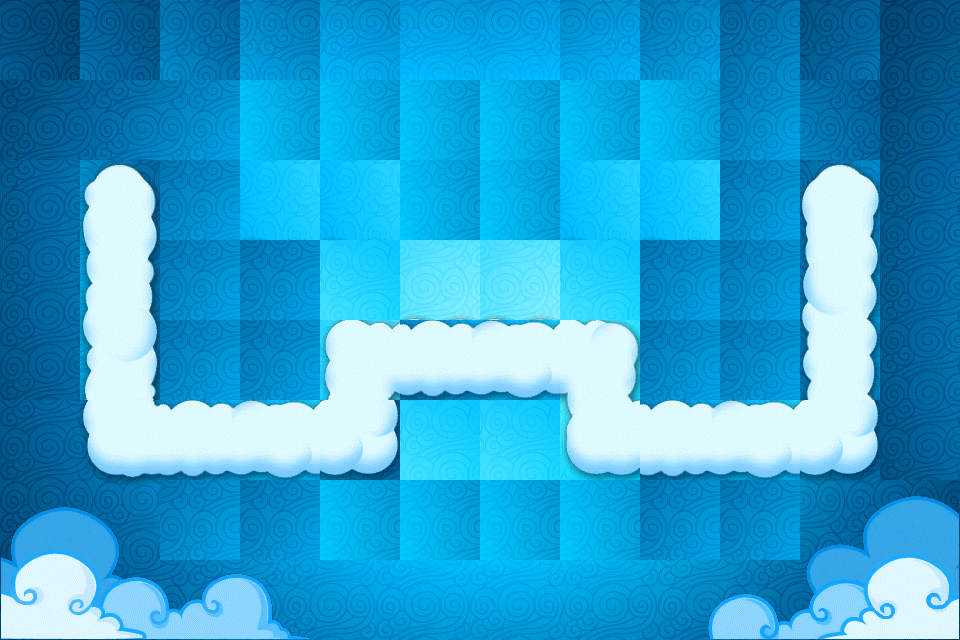

The image is a tile-based game level rendered from a .tmx file. Its description and complete source (layers, tilesets, objects, tile grids) follow:
An orthogonal 12x8 tile map with 80x80 px tiles, 2 tile layers (bg, path) and 18 objects (17, 16, 15, 14, 13, ...).

<map version="1.10" tiledversion="1.11.0" orientation="orthogonal" renderorder="right-down" width="12" height="8" tilewidth="80" tileheight="80" infinite="0" nextlayerid="4" nextobjectid="26">
 <tileset firstgid="1" source="level1.tsx" />
 <layer id="1" name="bg" width="12" height="8">
  <data encoding="csv">
89,81,73,65,57,49,41,33,25,17,9,1,
2,10,18,76,76,76,76,76,76,18,82,2,
4,18,18,29,29,76,76,29,29,18,18,3,
5,18,18,18,59,44,44,59,18,18,18,4,
6,18,18,18,18,18,18,18,18,18,18,5,
6,18,18,18,76,59,59,76,18,18,18,6,
7,15,18,18,76,76,76,76,18,18,87,95,
8,16,24,32,40,48,56,64,72,80,88,96
</data>
 </layer>
 <layer id="2" name="path" width="12" height="8">
  <data encoding="csv">
0,0,0,0,0,0,0,0,0,0,0,0,
0,0,0,0,0,0,0,0,0,0,0,0,
0,83,0,0,0,0,0,0,0,0,11,0,
0,84,0,0,0,0,0,0,0,0,12,0,
0,85,0,0,37,22,30,61,0,0,13,0,
0,14,22,30,86,0,0,62,22,30,86,0,
0,0,0,0,0,0,0,0,0,0,0,0,
0,0,0,0,0,0,0,0,0,0,0,0
</data>
 </layer>
 <objectgroup id="3" name="ava_path">
  <object id="1" name="17" x="840.952" y="204.182" />
  <object id="2" name="16" x="839.798" y="282.624" />
  <object id="4" name="15" x="837.491" y="358.76" />
  <object id="5" name="14" x="836.337" y="436.049" />
  <object id="6" name="13" x="752.127" y="440.663" />
  <object id="7" name="12" x="678.298" y="441.817" />
  <object id="9" name="11" x="603.317" y="436.049" />
  <object id="10" name="10" x="597.549" y="365.681" />
  <object id="11" name="9" x="521.413" y="358.76" />
  <object id="12" name="8" x="445.278" y="356.453" />
  <object id="15" name="7" x="365.681" y="358.76" />
  <object id="16" name="6" x="362.221" y="436.049" />
  <object id="17" name="5" x="274.549" y="441.817" />
  <object id="19" name="4" x="199.567" y="440.663" />
  <object id="20" name="3" x="123.432" y="439.51" />
  <object id="22" name="2" x="117.664" y="361.067" />
  <object id="23" name="1" x="122.278" y="286.085" />
  <object id="25" name="0" x="119.971" y="207.642" />
 </objectgroup>
</map>
